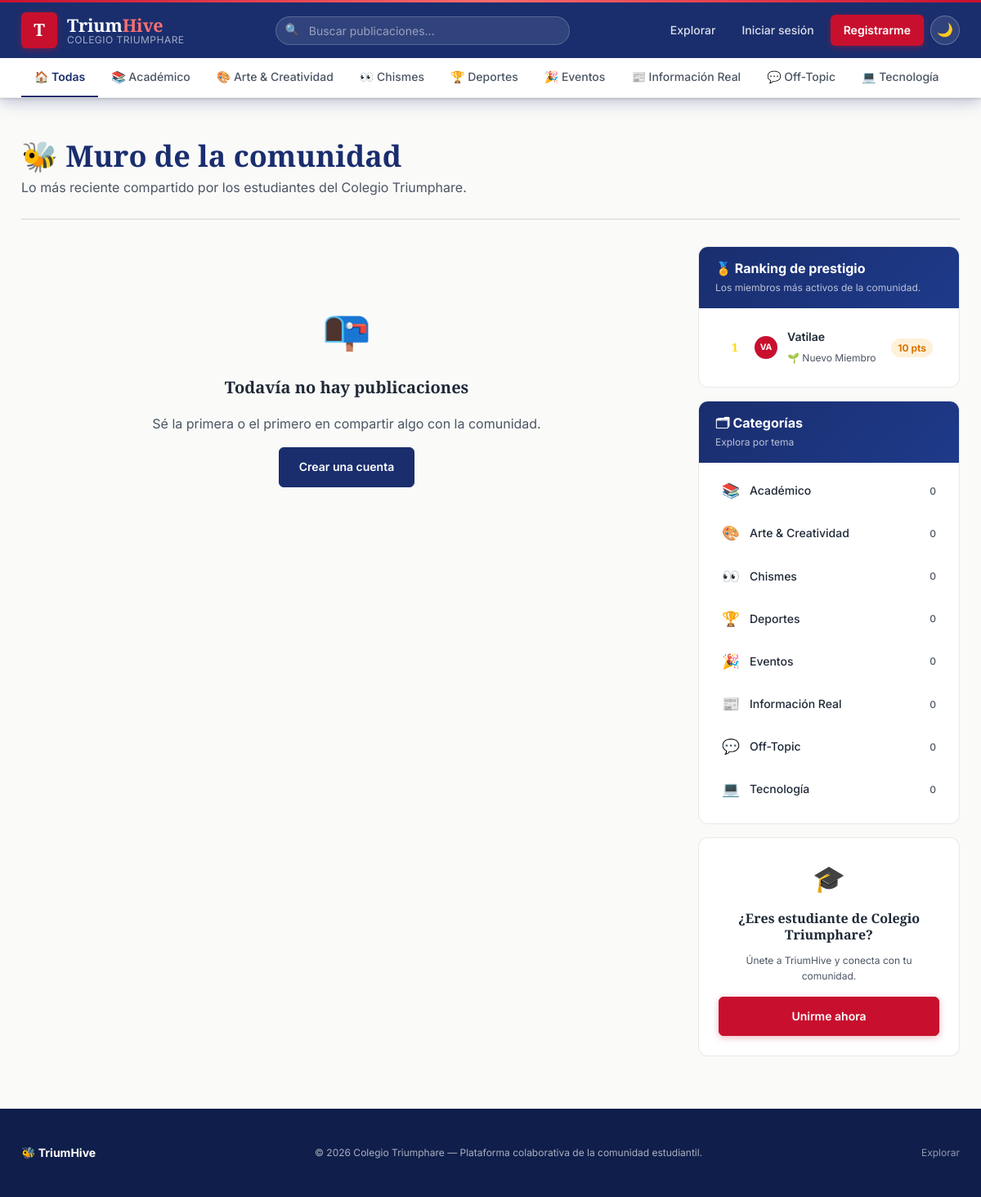
The page / on the database its author committed.
### models.py (models this page shows, shortened)
class Category(db.Model):
    __tablename__ = "categorias"
    id = db.Column(db.Integer, primary_key=True)
    nombre = db.Column(db.String(50), unique=True, nullable=False)
    slug = db.Column(db.String(50), unique=True, nullable=False)
    icono = db.Column(db.String(10), default="📌")
    color = db.Column(db.String(7), default="#1A2E6E")
    descripcion = db.Column(db.String(160), nullable=True)
    posts = db.relationship("Post", backref="categoria", lazy="dynamic")

class User(UserMixin, db.Model):
    __tablename__ = "usuarios"
    id = db.Column(db.Integer, primary_key=True)
    username = db.Column(db.String(30), unique=True, nullable=False, index=True)
    email = db.Column(db.String(120), unique=True, nullable=False, index=True)
    password_hash = db.Column(db.String(255), nullable=False)
    nombre_completo = db.Column(db.String(120), nullable=True)
    grado_seccion = db.Column(db.String(40), nullable=True)
    bio = db.Column(db.String(280), nullable=True)
    avatar_color = db.Column(db.String(7), default="#1A2E6E")
    avatar_filename = db.Column(db.String(255), nullable=True)  # foto de perfil personalizada
    prestige_points = db.Column(db.Integer, default=0, nullable=False)
    fecha_registro = db.Column(db.DateTime, default=ahora_utc)
    es_admin = db.Column(db.Boolean, default=False)
    posts = db.relationship("Post", backref="autor", lazy="dynamic", cascade="all, delete-orphan")
    comentarios = db.relationship("Comment", backref="autor", lazy="dynamic", cascade="all, delete-orphan")
    likes = db.relationship("Like", backref="usuario", lazy="dynamic", cascade="all, delete-orphan")
    @property
    def tiene_avatar(self):
        return bool(self.avatar_filename)
    @property
    def rango(self):
        p = self.prestige_points or 0
        if p >= 500:
            return "Leyenda Triumphare"
        if p >= 300:
            return "Mentor Destacado"
        if p >= 150:
            return "Colaborador Activo"
        if p >= 50:
            return "Miembro Comprometido"
        return "Nuevo Miembro"
    @property
    def rango_icono(self):
        p = self.prestige_points or 0
        if p >= 500: return "👑"
        if p >= 300: return "🏆"
        if p >= 150: return "⭐"
        if p >= 50:  return "🎖️"
        return "🌱"
    @property
    def iniciales(self):
        base = self.nombre_completo or self.username
        partes = base.strip().split()
        if len(partes) >= 2:
            return (partes[0][0] + partes[1][0]).upper()
        return base[:2].upper()

### app.py (the view)
    @app.route("/")
    def index():
        pagina = request.args.get("pagina", 1, type=int)
        por_pagina = app.config.get("POSTS_POR_PAGINA", 10)
        posts_recientes = (
            Post.query.order_by(Post.fijado.desc(), Post.fecha_creacion.desc())
            .paginate(page=pagina, per_page=por_pagina, error_out=False)
        )
        top_estudiantes = (
            User.query.order_by(User.prestige_points.desc()).limit(5).all()
        )
        return render_template(
            "index.html",
            posts=posts_recientes,
            top_estudiantes=top_estudiantes,
        )

### templates/index.html (shortened to what this page needs)
{% extends "base.html" %}
{% from "_macros.html" import tarjeta_post, paginacion with context %}
{% block contenido %}
  <div class="encabezado-seccion">
    <div>
      <h1>🐝 Muro de la comunidad</h1>
      <p>Lo más reciente compartido por los estudiantes del {{ nombre_institucion }}.</p>
    </div>
  </div>
  <div class="diseño-dos-columnas">
    <section>
      {% if posts.items %}
        <div class="lista-posts">
          {% for post in posts.items %}
            {{ tarjeta_post(post) }}
          {% endfor %}
        </div>
        {{ paginacion(posts, 'index') }}
      {% else %}
        <div class="estado-vacio">
          <span class="icono-vacio">📭</span>
          <strong>Todavía no hay publicaciones</strong>
          <p>Sé la primera o el primero en compartir algo con la comunidad.</p>
          {% if current_user.is_authenticated %}
            <a href="{{ url_for('crear_post') }}" class="boton boton-acento">✏️ Crear la primera publicación</a>
          {% else %}
            <a href="{{ url_for('registro') }}" class="boton boton-primario">Crear una cuenta</a>
          {% endif %}
        </div>
      {% endif %}
    </section>
    <aside>
      <div class="panel-lateral">
        <div class="panel-lateral__cabecera">
          <h2>🏅 Ranking de prestigio</h2>
          <p>Los miembros más activos de la comunidad.</p>
        </div>
        {% if top_estudiantes %}
          <ol class="lista-ranking">
            {% for estudiante in top_estudiantes %}
              <li>
                <span class="posicion">{{ loop.index }}</span>
                <span class="avatar-inicial" style="width:1.75rem;height:1.75rem;font-size:0.65rem">
                  {% if estudiante.tiene_avatar %}
                    <img src="{{ url_for('uploaded_avatar', filename=estudiante.avatar_filename) }}"
                         alt="{{ estudiante.iniciales }}">
                  {% else %}
                    {{ estudiante.iniciales }}
                  {% endif %}
                </span>
                <a href="{{ url_for('perfil', username=estudiante.username) }}" class="info">
                  <strong>{{ estudiante.username }}</strong>
                  <small>{{ estudiante.rango_icono }} {{ estudiante.rango }}</small>
                </a>
                <span class="puntos-badge">{{ estudiante.prestige_points }} pts</span>
              </li>
            {% endfor %}
          </ol>
        {% else %}
          <p class="panel-lateral__descripcion" style="padding:var(--s4) var(--s5)">
            Aún no hay puntos de prestigio registrados. ¡Publica algo para comenzar!
          </p>
        {% endif %}
      </div>
      <div class="panel-lateral" style="margin-top:var(--s4)">
        <div class="panel-lateral__cabecera">
          <h2>🗂 Categorías</h2>
          <p>Explora por tema</p>
        </div>
        <ul style="list-style:none;margin:0;padding:var(--s3) var(--s4)">
          {% for cat in categorias_nav %}
            <li style="margin-bottom:var(--s2)">
              <a href="{{ url_for('explorar', categoria=cat.slug) }}"
                 style="display:flex;align-items:center;gap:var(--s3);padding:var(--s2) var(--s3);border-radius:var(--radio-sm);font-size:var(--tam-sm);font-weight:500;transition:background var(--transicion-rapida);"
                 onmouseover="this.style.background='var(--color-superficie)'"
                 onmouseout="this.style.background='transparent'">
                <span style="font-size:1.1rem">{{ cat.icono }}</span>
                <span style="flex:1">{{ cat.nombre }}</span>
                <span style="font-size:var(--tam-xs);color:var(--color-texto-suave)">{{ cat.posts.count() }}</span>
              </a>
            </li>
          {% endfor %}
        </ul>
      </div>
      {% if not current_user.is_authenticated %}
        <div class="panel-lateral" style="margin-top:var(--s4); text-align:center; padding:var(--s6)">
          <span style="font-size:2rem;display:block;margin-bottom:var(--s3)">🎓</span>
          <h3 style="font-size:var(--tam-base);margin-bottom:var(--s2)">¿Eres estudiante de {{ nombre_institucion }}?</h3>
          <p style="font-size:var(--tam-xs);color:var(--color-texto-suave);margin-bottom:var(--s4)">
            Únete a TriumHive y conecta con tu comunidad.
          </p>
          <a href="{{ url_for('registro') }}" class="boton boton-acento boton-ancho-completo">
            Unirme ahora
          </a>
        </div>
      {% endif %}
    </aside>
  </div>
{% endblock %}

### templates/base.html (shortened to what this page needs)
<!DOCTYPE html>
<html lang="es">
<head>
  <link rel="stylesheet" href="{{ url_for('static', filename='css/themes.css') }}">
  <link rel="stylesheet" href="{{ url_for('static', filename='css/style.css') }}">
</head>
<body>
  <header class="masthead">
    <div class="contenedor">
      <div class="masthead__barra">
        <a href="{{ url_for('index') }}" class="marca" aria-label="TriumHive inicio">
          <span class="marca__escudo" aria-hidden="true">T</span>
          <span class="marca__texto">
            <span class="marca__nombre">Trium<span>Hive</span></span>
            <span class="marca__subtitulo">{{ nombre_institucion }}</span>
          </span>
        </a>
        <div class="buscador" role="search">
          <input type="text" id="input-busqueda"
                 placeholder="Buscar publicaciones…"
                 autocomplete="off"
                 aria-label="Buscar publicaciones">
        </div>
        <nav class="masthead__nav" aria-label="Navegación principal">
          <a class="enlace-nav" href="{{ url_for('explorar') }}">Explorar</a>
          {% if current_user.is_authenticated %}
            <a class="enlace-nav boton-publicar-nav" href="{{ url_for('crear_post') }}">
              ✏️ Publicar
            </a>
            <a class="enlace-nav usuario-chip" href="{{ url_for('perfil', username=current_user.username) }}">
              <span class="avatar-inicial">
                {% if current_user.tiene_avatar %}
                  <img src="{{ url_for('uploaded_avatar', filename=current_user.avatar_filename) }}"
                       alt="{{ current_user.iniciales }}">
                {% else %}
                  {{ current_user.iniciales }}
                {% endif %}
              </span>
              <span>{{ current_user.username }}</span>
              {% if current_user.es_admin %}<span class="badge-admin">Admin</span>{% endif %}
            </a>
            <a class="enlace-nav" href="{{ url_for('logout') }}" title="Cerrar sesión">Salir</a>
          {% else %}
            <a class="enlace-nav" href="{{ url_for('login') }}">Iniciar sesión</a>
            <a class="enlace-nav boton-publicar-nav" href="{{ url_for('registro') }}">Registrarme</a>
          {% endif %}
          <button type="button" id="boton-tema" class="boton-tema"
                  title="Cambiar tema" aria-label="Cambiar entre modo claro y oscuro">🌙</button>
        </nav>
      </div>
    </div>
    <div class="barra-categorias">
      <div class="contenedor">
        <div class="pestanas-categoria" role="tablist" aria-label="Categorías">
          <a href="{{ url_for('explorar') }}"
             role="tab"
             class="pestana {% if not request.args.get('categoria') or request.args.get('categoria') == 'todas' %}activa{% endif %}"
             style="--pestana-color: var(--azul-800)">
            🏠 Todas
          </a>
          {% for cat in categorias_nav %}
            <a href="{{ url_for('explorar', categoria=cat.slug) }}"
               role="tab"
               class="pestana {% if request.args.get('categoria') == cat.slug %}activa{% endif %}"
               style="--pestana-color: {{ cat.color }}">
              {{ cat.icono }} {{ cat.nombre }}
            </a>
          {% endfor %}
        </div>
      </div>
    </div>
  </header>
  <div class="contenedor alertas" role="alert" aria-live="polite">
  </div>
  <main class="principal">
    <div class="contenedor">
      {% block contenido %}{% endblock %}
    </div>
  </main>
  <footer class="pie-pagina">
    <div class="contenedor">
      <div class="pie-pagina__contenido">
        <div class="pie-pagina__marca">
          <span>🐝 TriumHive</span>
        </div>
        <p class="pie-pagina__texto">
          © {{ anio_actual }} {{ nombre_institucion }} — Plataforma colaborativa de la comunidad estudiantil.
        </p>
        <div style="display:flex; gap:1rem; font-size:0.75rem;">
          <a href="{{ url_for('explorar') }}" style="color:rgba(255,255,255,0.55)">Explorar</a>
        </div>
      </div>
    </div>
  </footer>
</body>
</html>

### static/css/themes.css (style rules this page uses)
*, *::before, *::after { box-sizing: border-box; }
html { scroll-behavior: smooth; }
:root { --azul-900: #0f1e4a; --azul-800: #1A2E6E; --azul-700: #1e3a8a; --azul-600: #2563EB; --azul-100: #dbeafe; --rojo-700: #991b1b; --rojo-600: #C8102E; --rojo-400: #f87171; --blanco: #ffffff; --crema-50: #fafaf9; --crema-100:#f5f5f0; --dorado-500: #F59E0B; --dorado-600: #D97706; --verde-600: #16A34A; --morado-600:#7C3AED; --grafito-800:#1f2937; --grafito-600:#4b5563; --grafito-400:#9ca3af; --error: #dc2626; --fuente-display: "Playfair Display", Georgia, "Times New Roman", serif; --fuente-cuerpo: "Inter", "Segoe UI", system-ui, -apple-system, sans-serif; --tam-xs: 0.75rem; --tam-sm: 0.875rem; --tam-base: 1rem; --tam-md: 1.0625rem; --tam-lg: 1.25rem; --tam-xl: 1.625rem; --tam-2xl: 2.25rem; --tam-3xl: 3rem; --s1: 0.25rem; --s2: 0.5rem; --s3: 0.75rem; --s4: 1rem; --s5: 1.25rem; --s6: 1.5rem; --s8: 2rem; --s10: 2.5rem; --s12: 3rem; --s16: 4rem; --espacio-1: var(--s1); --espacio-2: var(--s2); --espacio-3: var(--s3); --espacio-4: var(--s4); --espacio-6: var(--s6); --espacio-8: var(--s8); --espacio-12: var(--s12); --radio-sm: 6px; --radio-md: 12px; --radio-lg: 20px; --radio-pill: 999px; --borde-acento: 4px; --radio-sutil: var(--radio-sm); --radio-medio: var(--radio-md); --borde-ancho-acento: var(--borde-acento); --sombra-sm: 0 1px 3px 0 rgba(0,0,0,0.10), 0 1px 2px -1px rgba(0,0,0,0.10); --sombra-md: 0 4px 6px -1px rgba(0,0,0,0.10), 0 2px 4px -2px rgba(0,0,0,0.10); --sombra-lg: 0 10px 25px -5px rgba(0,0,0,0.15), 0 8px 10px -6px rgba(0,0,0,0.10); --sombra-flotante: var(--sombra-lg); --transicion-rapida: 150ms ease; --transicion-media: 260ms cubic-bezier(0.4, 0, 0.2, 1); --color-fondo: var(--crema-50); --color-fondo-elevado: var(--blanco); --color-superficie: var(--crema-100); --color-texto: var(--grafito-800); --color-texto-suave: var(--grafito-600); --color-marca: var(--azul-800); --color-marca-suave: var(--azul-600); --color-acento: var(--rojo-600); --color-acento-texto: var(--blanco); --color-positivo: var(--verde-600); --color-borde: rgba(31, 41, 55, 0.10); --color-borde-fuerte: rgba(31, 41, 55, 0.20); --color-header-texto: var(--blanco); --color-header-fondo: var(--azul-800); --rojo-señal: var(--error); --dorado-500: #F59E0B; --dorado-600: #D97706; --tinta-900: var(--azul-900); --tinta-500: var(--azul-700); --bosque-500: var(--verde-600); }

### rows shown on the page
Category: icono "📚", nombre "Académico", posts.count "0"
Category: icono "🎨", nombre "Arte & Creatividad", posts.count "0"
Category: icono "👀", nombre "Chismes", posts.count "0"
Category: icono "🏆", nombre "Deportes", posts.count "0"
Category: icono "🎉", nombre "Eventos", posts.count "0"
Category: icono "📰", nombre "Información Real", posts.count "0"
Category: icono "💬", nombre "Off-Topic", posts.count "0"
Category: icono "💻", nombre "Tecnología", posts.count "0"
User: iniciales "VA", username "Vatilae", rango_icono "🌱", rango "Nuevo Miembro", prestige_points "10"

### other values the page prints
{{ nombre_institucion }} "COLEGIO TRIUMPHARE"
{{ nombre_institucion }} "Colegio Triumphare"
